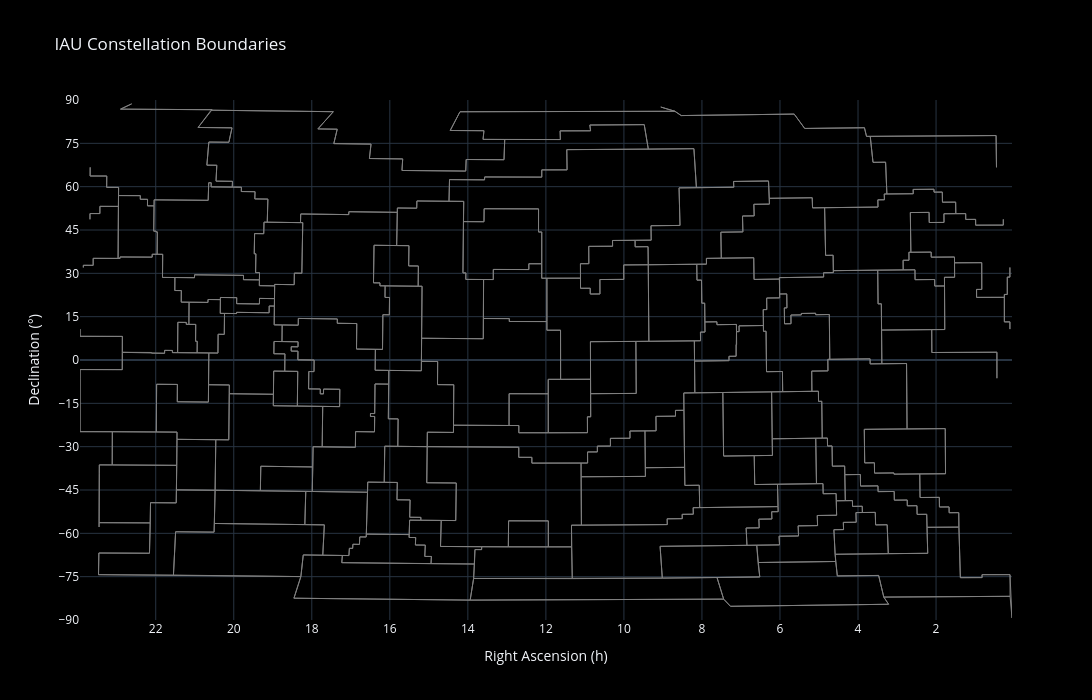

The code cell stored with this chart in its notebook:
### Code cell
def boundary_trace(name: str, group: pd.DataFrame) -> go.Scatter:
    """Build a closed-polygon line trace, splitting segments that wrap across RA 0h/24h."""
    ra = group["ra_h"].tolist() + [group["ra_h"].iloc[0]]
    dec = group["dec_deg"].tolist() + [group["dec_deg"].iloc[0]]

    ra_out, dec_out = [ra[0]], [dec[0]]
    for prev_ra, cur_ra, cur_dec in zip(ra, ra[1:], dec[1:]):
        if abs(cur_ra - prev_ra) > 12:  # RA wraparound, break the line
            ra_out.append(None)
            dec_out.append(None)
        ra_out.append(cur_ra)
        dec_out.append(cur_dec)

    return go.Scatter(
        x=ra_out,
        y=dec_out,
        mode="lines",
        name=name,
        line=dict(width=1, color="grey"),
        hoverinfo="text",
        hovertext=name,
        showlegend=False,
    )


fig = go.Figure(
    data=[
        boundary_trace(name, group)
        for name, group in boundaries.groupby("constellation", sort=False)
    ]
)
fig.update_layout(
    title="IAU Constellation Boundaries",
    xaxis=dict(title="Right Ascension (h)", autorange="reversed", range=[24, 0], dtick=2),
    yaxis=dict(title="Declination (°)", range=[-90, 90], dtick=15),
    width=1200,
    height=700,
    template="plotly_dark",
    paper_bgcolor="black",
    plot_bgcolor="black",
)
